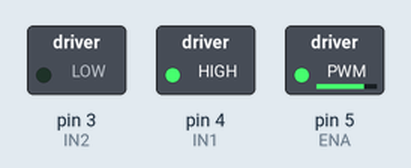
The sketch below on a simulated Arduino Uno, built with avr-gcc and run on an emulated ATmega328P. Parts: switched loads named in the sketch (green lamp = pin HIGH).

Above: at 0.05 s.
At 2.05 s:
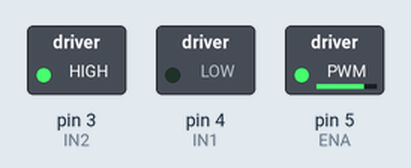
At 3.95 s:
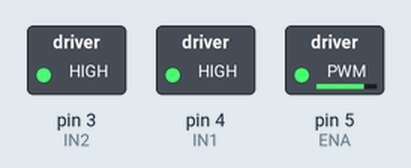
Timing chart, 0 to 4.6 s (numbered marks = the images above):
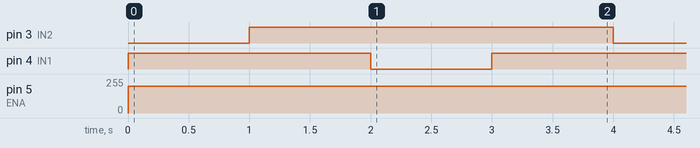

The sketch:

1118_DCMotor_Fix1.ino
```cpp
// 한 쪽 모터의 정회전·역회전 확인 (별도 함수 만들어 호출하는 방식)

#define ENA 5
#define IN1 4
#define IN2 3

const int SPEED_MAX = 200;

void setup()
{
  pinMode(ENA, OUTPUT);
  pinMode(IN1, OUTPUT);
  pinMode(IN2, OUTPUT);
}

void moveForward()
{
  digitalWrite(IN1, HIGH);
  digitalWrite(IN2, LOW);
  analogWrite(ENA, SPEED_MAX);
  delay(1000);
}

void moveBackward()
{
  digitalWrite(IN1, LOW);
  digitalWrite(IN2, HIGH);
  analogWrite(ENA, SPEED_MAX);
  delay(1000);
}

void stop()
{
  digitalWrite(IN1, HIGH);
  digitalWrite(IN2, HIGH);
  analogWrite(ENA, SPEED_MAX);
  delay(1000);
}

void loop()
{
  moveForward();
  stop();
  moveBackward();
  stop();
}
```

Measured:
- by itself, pin 3 (IN2): alternates HIGH for 3.0 s and LOW for 1.0 s
- by itself, pin 4 (IN1): repeats every 4.0 s: LOW 1.0 s, HIGH 3.0 s
- by itself, pin 5 (ENA): 0/255 → 200/255 at 0.00 s
